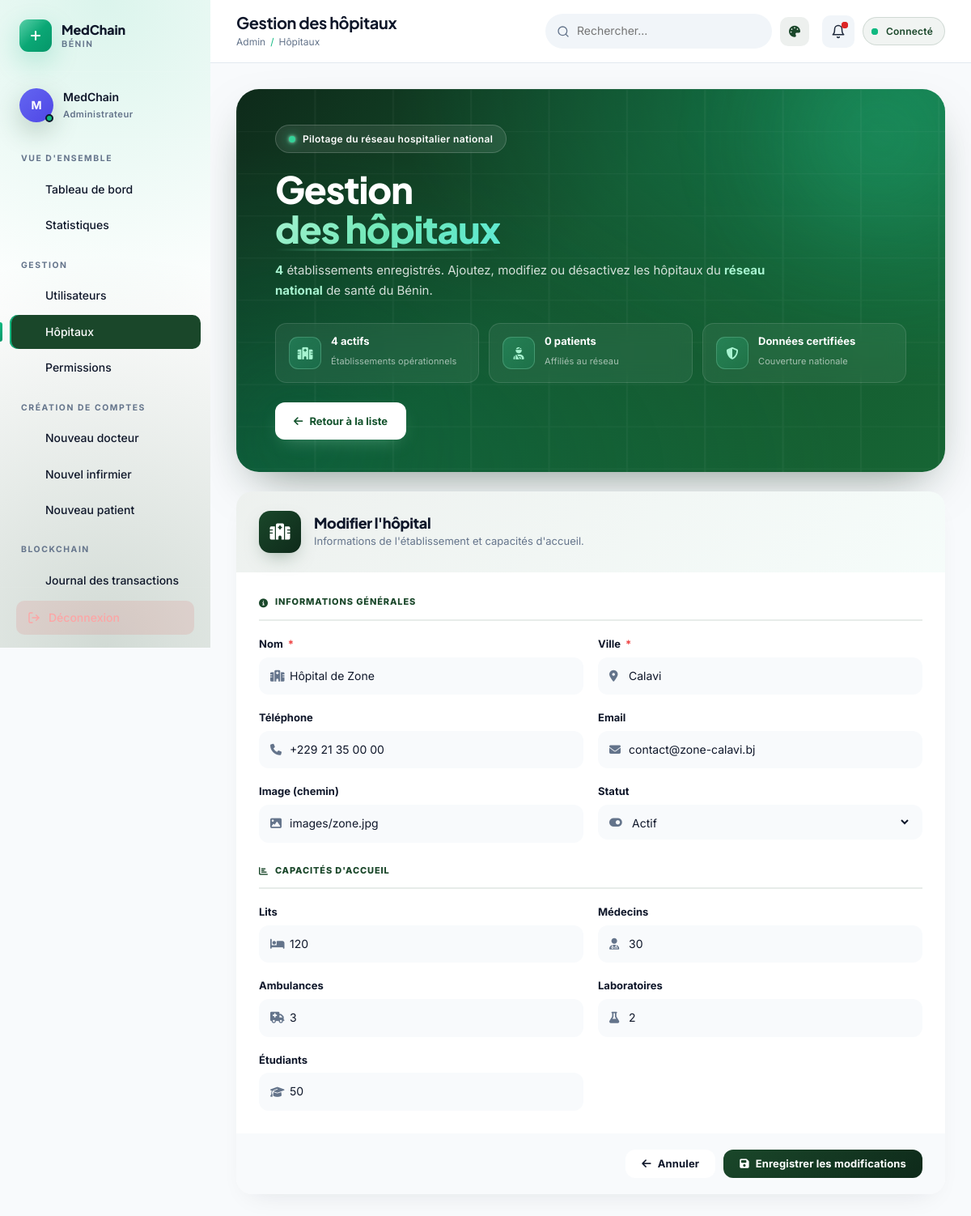
Page /gestion_hopitaux.php?mode=modifier&id=17 (signed in) on the earlier database version.
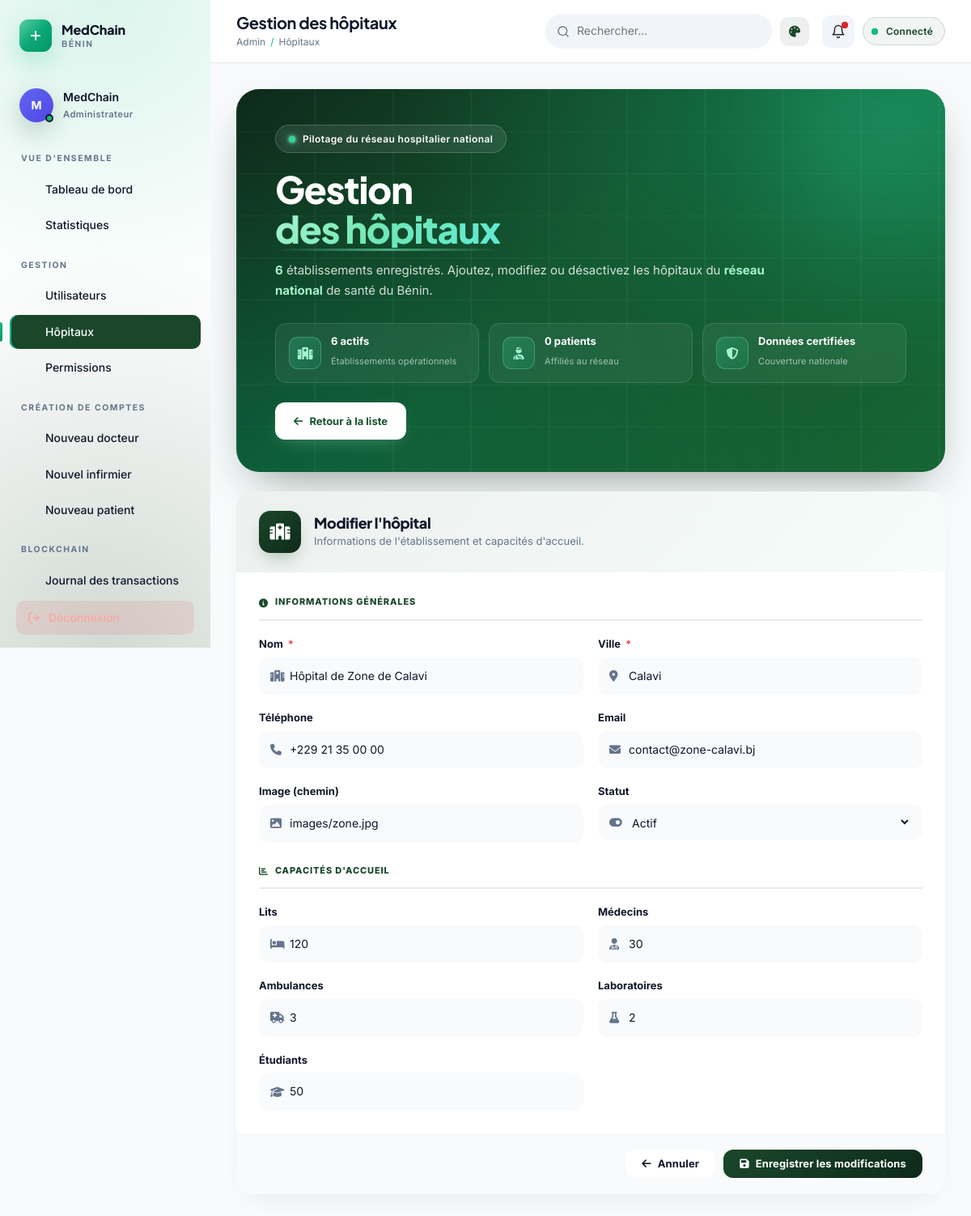
Same page on the later database version.
### tables this page shows
CREATE TABLE `hopitaux` (
  `id` int(11) NOT NULL AUTO_INCREMENT,
  `nom` varchar(255) NOT NULL,
  `ville` varchar(255) NOT NULL,
  `telephone` varchar(20) DEFAULT NULL,
  `email` varchar(100) DEFAULT NULL,
  `code_blockchain` varchar(64) DEFAULT NULL,
  `date_creation` timestamp NOT NULL DEFAULT current_timestamp(),
  `statut` enum('actif','inactif') DEFAULT 'actif',
  `nombre_lits` int(11) NOT NULL,
  `nombre_medecins` int(11) NOT NULL,
  `nombre_ambulances` int(11) NOT NULL,
  `nombre_labos` int(11) NOT NULL,
  `nombre_etudiants` int(11) NOT NULL,
  `Image` varchar(255) NOT NULL,
  PRIMARY KEY (`id`),
  UNIQUE KEY `code_blockchain` (`code_blockchain`)
);

### gestion_hopitaux.php (the view, shortened to what the changed rows need)
<?php
require_once 'config.php';
$mode    = $_GET['mode'] ?? 'liste';
$editId  = (int)($_GET['id'] ?? 0);
$hopitalEdit = null;
if ($mode === 'modifier' && $editId > 0) {
    $stmt = $pdo->prepare("SELECT * FROM hopitaux WHERE id=?");
    $stmt->execute([$editId]);
    $hopitalEdit = $stmt->fetch();
}
$hopitaux = $pdo->query("
    SELECT h.*,
        (SELECT COUNT(*) FROM patients WHERE hopital_reference=h.id) AS nb_patients,
        (SELECT COUNT(*) FROM infirmiers WHERE hopital_principal_id=h.id) AS nb_infirmiers,
        (SELECT COUNT(*) FROM docteurs WHERE hopital_id=h.id) AS nb_docteurs
    FROM hopitaux h ORDER BY h.nom
")->fetchAll();
require_once 'includes/header_dashboard.php';
?>
<?php
  $totalActifs   = count(array_filter($hopitaux, fn($h) => ($h['statut'] ?? '') === 'actif'));
?>
<section class="creer-hero reveal-up">
  <div class="ch-decor">
    <div class="ch-orb ch-orb-1"></div>
    <div class="ch-orb ch-orb-2"></div>
  </div>
  <div class="ch-content">
    <h1 class="ch-title">
      Gestion<br>
      <span class="ch-title-hl">des hôpitaux</span>
    </h1>
    <p class="ch-lead">
      <strong><?= count($hopitaux) ?></strong> établissements enregistrés.
      Ajoutez, modifiez ou désactivez les hôpitaux du <strong>réseau national</strong> de santé du Bénin.
    </p>
    <div class="ch-chips">
      <div class="ch-chip">
        <div class="ch-chip-text">
          <strong><?= $totalActifs ?> actifs</strong>
          <span>Établissements opérationnels</span>
        </div>
      </div>
    </div>
  </div>
</section>
<?php if ($mode === 'liste'): ?>
<section class="dash-card reveal-up">
  <div class="dash-card-head">
    <div>
      <h3><i class="fas fa-hospital" style="color:var(--forest)"></i> <?= count($hopitaux) ?> établissement<?= count($hopitaux) > 1 ? 's' : '' ?></h3>
      <p>Triés par ordre alphabétique</p>
    </div>
  </div>
  <?php if (empty($hopitaux)): ?>
    <div class="empty">
      <div class="empty-icon"><i class="fas fa-hospital"></i></div>
      <h4>Aucun hôpital enregistré</h4>
      <p>Cliquez sur « Nouvel hôpital » pour commencer.</p>
    </div>
  <?php else: ?>
    <div class="hopital-list">
      <?php foreach ($hopitaux as $h): ?>
        <div class="hopital-card <?= ($h['statut'] ?? 'actif') !== 'actif' ? 'is-inactive' : '' ?>">
          <div class="hopital-icon"><i class="fas fa-hospital"></i></div>
          <div class="hopital-body">
            <div class="hopital-head">
              <h4><?= htmlspecialchars($h['nom']) ?></h4>
              <span class="hopital-badge <?= ($h['statut'] ?? 'actif') === 'actif' ? 'ok' : 'ko' ?>">
                <?= ucfirst($h['statut'] ?? 'actif') ?>
              </span>
            </div>
            <p class="hopital-meta">
              <span><i class="fas fa-map-marker-alt"></i> <?= htmlspecialchars($h['ville']) ?></span>
              <?php if ($h['telephone']): ?><span><i class="fas fa-phone"></i> <?= htmlspecialchars($h['telephone']) ?></span><?php endif; ?>
              <?php if ($h['email']): ?><span><i class="fas fa-envelope"></i> <?= htmlspecialchars($h['email']) ?></span><?php endif; ?>
            </p>
            <div class="hopital-stats">
              <span><i class="fas fa-bed"></i> <?= (int)($h['nombre_lits'] ?? 0) ?> lits</span>
              <span><i class="fas fa-user-injured"></i> <?= (int)$h['nb_patients'] ?> patients</span>
              <span><i class="fas fa-user-nurse"></i> <?= (int)$h['nb_infirmiers'] ?> infirmiers</span>
              <span><i class="fas fa-user-md"></i> <?= (int)$h['nb_docteurs'] ?> docteurs</span>
              <span><i class="fas fa-flask"></i> <?= (int)($h['nombre_labos'] ?? 0) ?> labos</span>
              <span><i class="fas fa-ambulance"></i> <?= (int)($h['nombre_ambulances'] ?? 0) ?> ambulances</span>
            </div>
          </div>
          <div class="hopital-actions">
            <a href="?mode=modifier&id=<?= (int)$h['id'] ?>" class="btn btn-outline btn-sm">
              <i class="fas fa-edit"></i> Modifier
            </a>
            <form method="POST" action="gestion_hopitaux.php" style="display:inline" onsubmit="return confirm('Supprimer cet hôpital ?');">
              <?= csrf_field() ?>
              <input type="hidden" name="action" value="supprimer">
              <input type="hidden" name="id" value="<?= (int)$h['id'] ?>">
              <button type="submit" class="btn btn-danger btn-sm">
                <i class="fas fa-trash"></i> Supprimer
              </button>
            </form>
          </div>
        </div>
      <?php endforeach; ?>
    </div>
  <?php endif; ?>
</section>
<?php else:  ?>
<section class="form-shell reveal-up">
  <form method="POST" action="gestion_hopitaux.php" class="form-card" autocomplete="off">
    <div class="form-head forest">
      <div class="form-head-icon forest-icon"><i class="fas fa-hospital"></i></div>
      <div>
        <h2><?= $mode === 'modifier' ? "Modifier l'hôpital" : "Nouvel hôpital" ?></h2>
        <p>Informations de l'établissement et capacités d'accueil.</p>
      </div>
    </div>
    <div class="form-body">
      <div class="section-divider"><i class="fas fa-info-circle"></i> Informations générales</div>
      <div class="form-grid">
        <div class="form-group">
          <label>Nom <span class="req">*</span></label>
          <div class="input-shell"><i class="fas fa-hospital"></i>
            <input type="text" name="nom" required placeholder="Nom officiel"
                   value="<?= htmlspecialchars($hopitalEdit['nom'] ?? $_POST['nom'] ?? '') ?>">
          </div>
        </div>
        <div class="form-group">
          <label>Ville <span class="req">*</span></label>
          <div class="input-shell"><i class="fas fa-map-marker-alt"></i>
            <input type="text" name="ville" required placeholder="Cotonou, Parakou..."
                   value="<?= htmlspecialchars($hopitalEdit['ville'] ?? $_POST['ville'] ?? '') ?>">
          </div>
        </div>
        <div class="form-group">
          <label>Téléphone</label>
          <div class="input-shell"><i class="fas fa-phone"></i>
            <input type="text" name="telephone" placeholder="+229 00 00 00 00"
                   value="<?= htmlspecialchars($hopitalEdit['telephone'] ?? '') ?>">
          </div>
        </div>
        <div class="form-group">
          <label>Email</label>
          <div class="input-shell"><i class="fas fa-envelope"></i>
            <input type="email" name="email" placeholder="contact@hopital.bj"
                   value="<?= htmlspecialchars($hopitalEdit['email'] ?? '') ?>">
          </div>
        </div>
        <div class="form-group">
          <label>Image (chemin)</label>
          <div class="input-shell"><i class="fas fa-image"></i>
            <input type="text" name="image" placeholder="images/cnhu.jpg"
                   value="<?= htmlspecialchars($hopitalEdit['Image'] ?? '') ?>">
          </div>
        </div>
        <div class="form-group">
          <label>Statut</label>
          <div class="input-shell"><i class="fas fa-toggle-on"></i>
            <select name="statut">
              <option value="actif"   <?= ($hopitalEdit['statut'] ?? 'actif') === 'actif'   ? 'selected' : '' ?>>Actif</option>
            </select>
          </div>
        </div>
      </div>
      <div class="section-divider"><i class="fas fa-chart-bar"></i> Capacités d'accueil</div>
      <div class="form-grid">
        <div class="form-group">
          <label>Lits</label>
          <div class="input-shell"><i class="fas fa-bed"></i>
            <input type="number" name="nombre_lits" min="0" value="<?= (int)($hopitalEdit['nombre_lits'] ?? 0) ?>">
          </div>
        </div>
        <div class="form-group">
          <label>Médecins</label>
          <div class="input-shell"><i class="fas fa-user-md"></i>
            <input type="number" name="nombre_medecins" min="0" value="<?= (int)($hopitalEdit['nombre_medecins'] ?? 0) ?>">
          </div>
        </div>
        <div class="form-group">
          <label>Ambulances</label>
          <div class="input-shell"><i class="fas fa-ambulance"></i>
            <input type="number" name="nombre_ambulances" min="0" value="<?= (int)($hopitalEdit['nombre_ambulances'] ?? 0) ?>">
          </div>
        </div>
        <div class="form-group">
          <label>Laboratoires</label>
          <div class="input-shell"><i class="fas fa-flask"></i>
            <input type="number" name="nombre_labos" min="0" value="<?= (int)($hopitalEdit['nombre_labos'] ?? 0) ?>">
          </div>
        </div>
        <div class="form-group">
          <label>Étudiants</label>
          <div class="input-shell"><i class="fas fa-graduation-cap"></i>
            <input type="number" name="nombre_etudiants" min="0" value="<?= (int)($hopitalEdit['nombre_etudiants'] ?? 0) ?>">
          </div>
        </div>
      </div>
    </div>
    <div class="form-actions">
      <a href="gestion_hopitaux.php" class="btn btn-outline">
        <i class="fas fa-arrow-left"></i> Annuler
      </a>
      <button type="submit" class="btn btn-forest">
        <i class="fas fa-save"></i>
        <?= $mode === 'modifier' ? 'Enregistrer les modifications' : "Ajouter l'hôpital" ?>
      </button>
    </div>
  </form>
</section>
<?php endif; ?>
<?php require_once 'includes/footer_dashboard.php'; ?>

Differences in the rows shown:
changed hopitaux "Calavi": nom "Hôpital de Zone" → "Hôpital de Zone de Calavi"
Other differences:
count($hopitaux): "4" → "6"
$totalActifs: "4" → "6"
